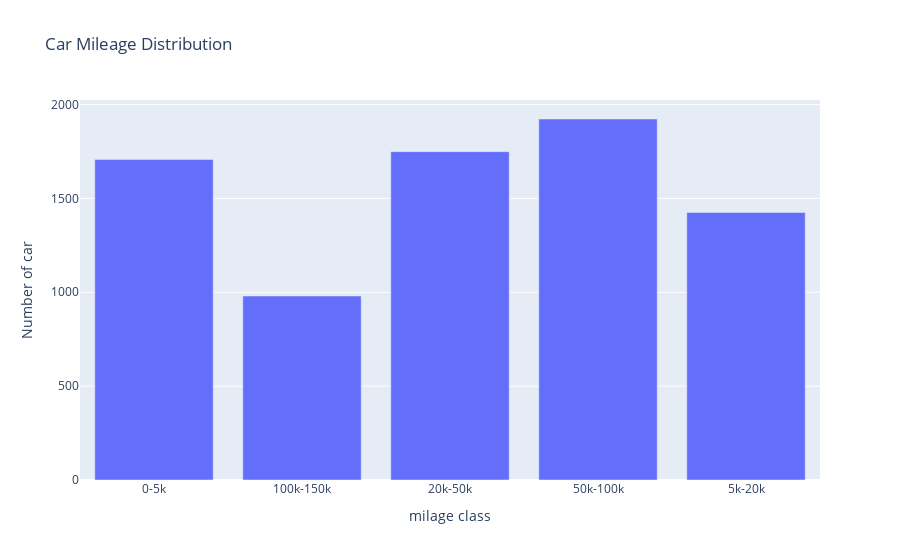

Here is the notebook cell this chart was saved with:
### Code cell
chart=px.bar(distribution,
             x='milage class',
             y=distribution.columns[2],
             title='Car Mileage Distribution',
             labels={'milage class':'milage class',distribution.columns[2]:'Number of car'})
chart.show()

### Figure 1 — Plotly figure (JSON) as saved in the notebook; plotly's stock layout.template omitted (floating-point values rounded to 4 significant figures)
{"data": [{"alignmentgroup": "True", "hovertemplate": "milage class=%{x}<br>Number of car=%{y}<extra></extra>", "legendgroup": "", "marker": {"color": "#636efa", "pattern": {"shape": ""}}, "name": "", "offsetgroup": "", "orientation": "v", "showlegend": false, "textposition": "auto", "type": "bar", "x": ["0-5k", "100k-150k", "20k-50k", "50k-100k", "5k-20k"], "xaxis": "x", "y": [1707, 980, 1749, 1923, 1425], "yaxis": "y"}], "layout": {"autosize": true, "barmode": "relative", "legend": {"tracegroupgap": 0}, "title": {"text": "Car Mileage Distribution"}, "xaxis": {"anchor": "y", "autorange": true, "domain": [0, 1], "range": [-0.5, 4.5], "title": {"text": "milage class"}, "type": "category"}, "yaxis": {"anchor": "x", "autorange": true, "domain": [0, 1], "range": [0, 2024.0], "title": {"text": "Number of car"}, "type": "linear"}}}
